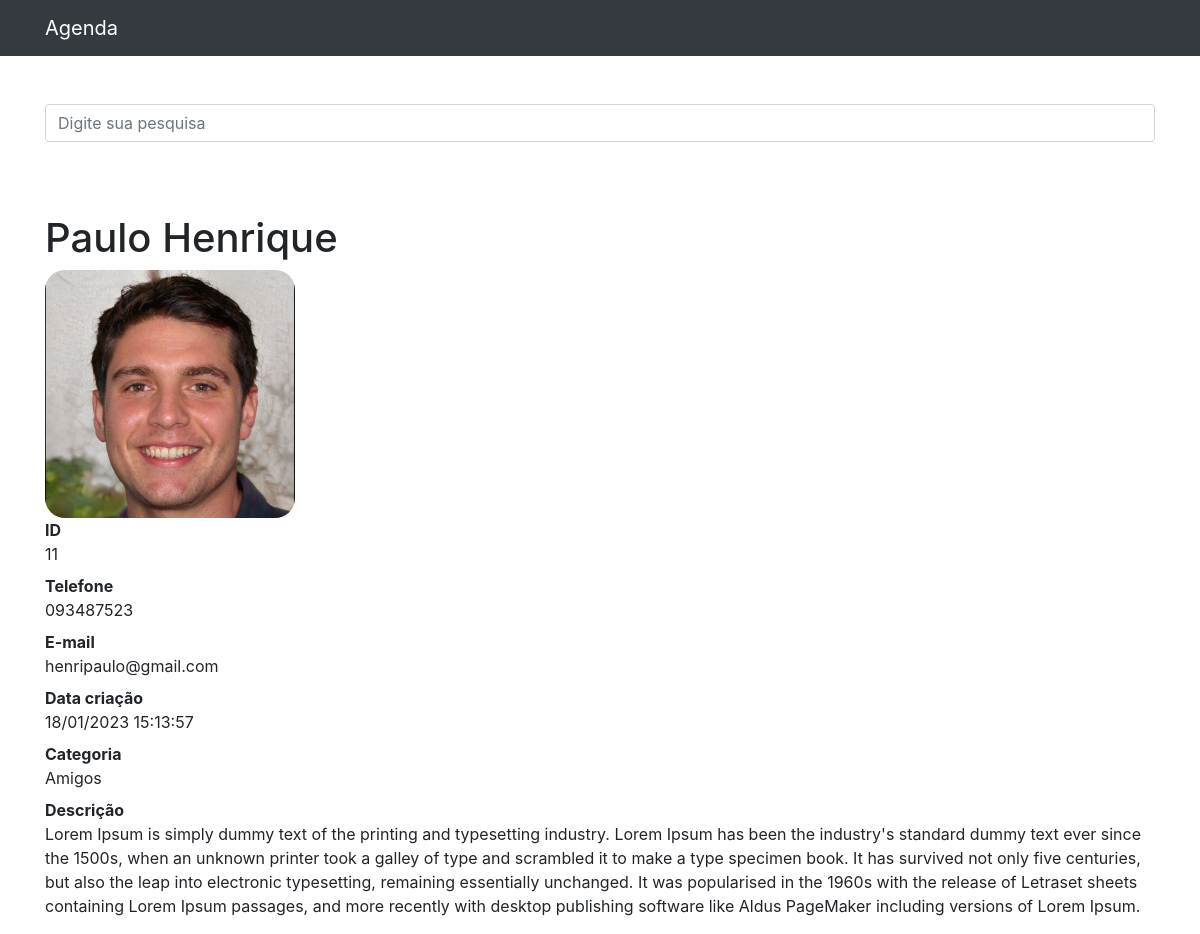
Page /11 on the committed database.
### contatos/models.py (models this page shows, shortened)
class Contato(models.Model):
    nome = models.CharField(max_length=255)
    sobrenome = models.CharField(max_length=255, blank=True)
    telefone = models.CharField(max_length=255)
    email = models.CharField(max_length=255, blank=True)
    data_criacao = models.DateTimeField(default=timezone.now)
    descricao = models.TextField(blank=True)
    categoria = models.ForeignKey(Categoria, on_delete=models.DO_NOTHING)
    mostrar = models.BooleanField(default=True)
    foto = models.ImageField(blank=True, upload_to='fotos/%Y/%m/%d/')

class Categoria(models.Model):
    nome = models.CharField(max_length=255)
    def __str__(self):
        return self.nome

### contatos/views.py (the view)
# urls.py: path('<int:contato_id>', views.ver_contato, name='ver_contato'),
def ver_contato(request, contato_id):
    contato = get_object_or_404(
        Contato, id=contato_id
    )  # pega o objeto ou levanta um 404
    """ Corrige o erro de quando o contato estiver oculto, ele ser mostrado sendo
    acessado id no endereço """
    if not contato.mostrar:
        raise Http404()
    return render(request, "contatos/ver_contato.html", {
        "contato": contato
    })

### contatos/templates/contatos/ver_contato.html (shortened to what this page needs)
{% extends 'base.html' %}
{% load static %}
{% block conteudo %}
<h1 class="mt-5">{{ contato.nome }} {{ contato.sobrenome }}</h1>
{% if contato.foto %}
  <img src="{{ contato.foto.url }}" style="max-width: 250px; heigth: auto; border-radius: 20px;">
{% else %}
  <img src="{% static 'img/sem-foto.png' %}" style="max-width: 250px; heigth: auto; border-radius: 20px;">
{% endif %}
<dl>
  <dt>ID</dt>
  <dd>{{ contato.id }}</dd>
  <dt>Telefone</dt>
  <dd>{{ contato.telefone }}</dd>
  <dt>E-mail</dt>
  <dd>{{ contato.email }}</dd>
  <dt>Data criação</dt>
  <dd>{{ contato.data_criacao | date:'d/m/Y H:i:s' }}</dd>
  <dt>Categoria</dt>
  <dd>{{ contato.categoria }}</dd>
  <dt>Descrição</dt>
  <dd>
    {{ contato.descricao }}
  </dd>
</dl>
{% endblock  %}

### rows in the picture
Contato: nome "Paulo", sobrenome "Henrique", foto (picture), id "11", telefone "093487523", email "henripaulo@gmail.com", data_criacao "18/01/2023 15:13:57", categoria "Amigos", descricao "Lorem Ipsum is simply dummy text of the printing and typesetting industry. Lorem Ipsum has been the industry's standard dummy text ever since the 1500s, when an unknown printer took a galley of type and scrambled it to make a type specimen book. It has survived not only five centuries, but also the leap into electronic typesetting, remaining essentially unchanged. It was popularised in the 1960s with the release of Letraset sheets containing Lorem Ipsum passages, and more recently with desktop publishing software like Aldus PageMaker including versions of Lorem Ipsum."
